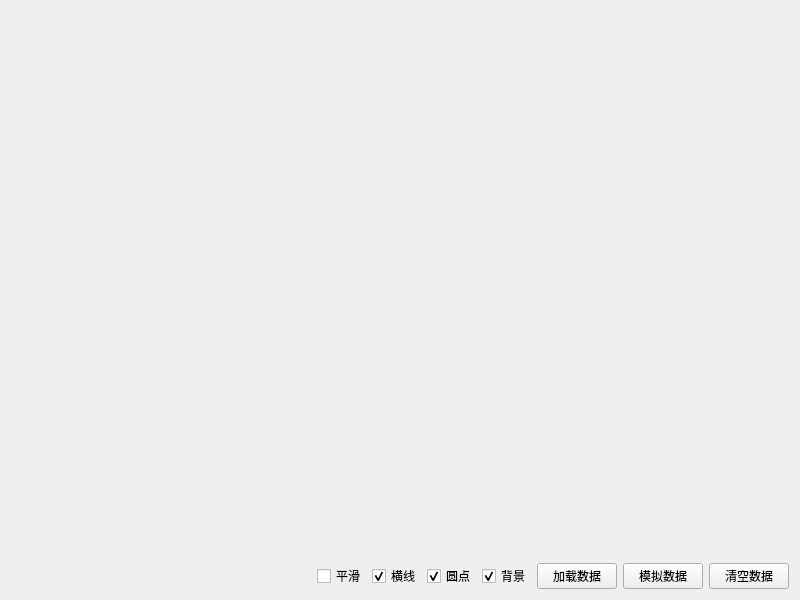
<?xml version="1.0" encoding="UTF-8"?>
<ui version="4.0">
 <class>frmWaveChart</class>
 <widget class="QWidget" name="frmWaveChart">
  <property name="geometry">
   <rect>
    <x>0</x>
    <y>0</y>
    <width>800</width>
    <height>600</height>
   </rect>
  </property>
  <property name="windowTitle">
   <string>Form</string>
  </property>
  <layout class="QVBoxLayout" name="verticalLayout">
   <item>
    <widget class="QExtWaveChart" name="waveChart1" native="true">
     <property name="sizePolicy">
      <sizepolicy hsizetype="Expanding" vsizetype="Expanding">
       <horstretch>0</horstretch>
       <verstretch>0</verstretch>
      </sizepolicy>
     </property>
    </widget>
   </item>
   <item>
    <widget class="QExtWaveChart" name="waveChart2" native="true">
     <property name="sizePolicy">
      <sizepolicy hsizetype="Expanding" vsizetype="Expanding">
       <horstretch>0</horstretch>
       <verstretch>0</verstretch>
      </sizepolicy>
     </property>
    </widget>
   </item>
   <item>
    <layout class="QHBoxLayout" name="horizontalLayout">
     <item>
      <spacer name="horizontalSpacer">
       <property name="orientation">
        <enum>Qt::Horizontal</enum>
       </property>
       <property name="sizeHint" stdset="0">
        <size>
         <width>40</width>
         <height>20</height>
        </size>
       </property>
      </spacer>
     </item>
     <item>
      <widget class="QCheckBox" name="ckSmooth">
       <property name="text">
        <string>平滑</string>
       </property>
      </widget>
     </item>
     <item>
      <widget class="QCheckBox" name="ckShowHLine">
       <property name="text">
        <string>横线</string>
       </property>
       <property name="checked">
        <bool>true</bool>
       </property>
      </widget>
     </item>
     <item>
      <widget class="QCheckBox" name="ckShowPoint">
       <property name="text">
        <string>圆点</string>
       </property>
       <property name="checked">
        <bool>true</bool>
       </property>
      </widget>
     </item>
     <item>
      <widget class="QCheckBox" name="ckShowPointBg">
       <property name="text">
        <string>背景</string>
       </property>
       <property name="checked">
        <bool>true</bool>
       </property>
      </widget>
     </item>
     <item>
      <widget class="QPushButton" name="btnSetData">
       <property name="text">
        <string>加载数据</string>
       </property>
      </widget>
     </item>
     <item>
      <widget class="QPushButton" name="btnAddData">
       <property name="text">
        <string>模拟数据</string>
       </property>
      </widget>
     </item>
     <item>
      <widget class="QPushButton" name="btnClearData">
       <property name="text">
        <string>清空数据</string>
       </property>
      </widget>
     </item>
    </layout>
   </item>
  </layout>
 </widget>
 <customwidgets>
  <customwidget>
   <class>QExtWaveChart</class>
   <extends>QWidget</extends>
   <header>qextWaveChart.h</header>
   <container>1</container>
  </customwidget>
 </customwidgets>
 <resources/>
 <connections/>
</ui>
